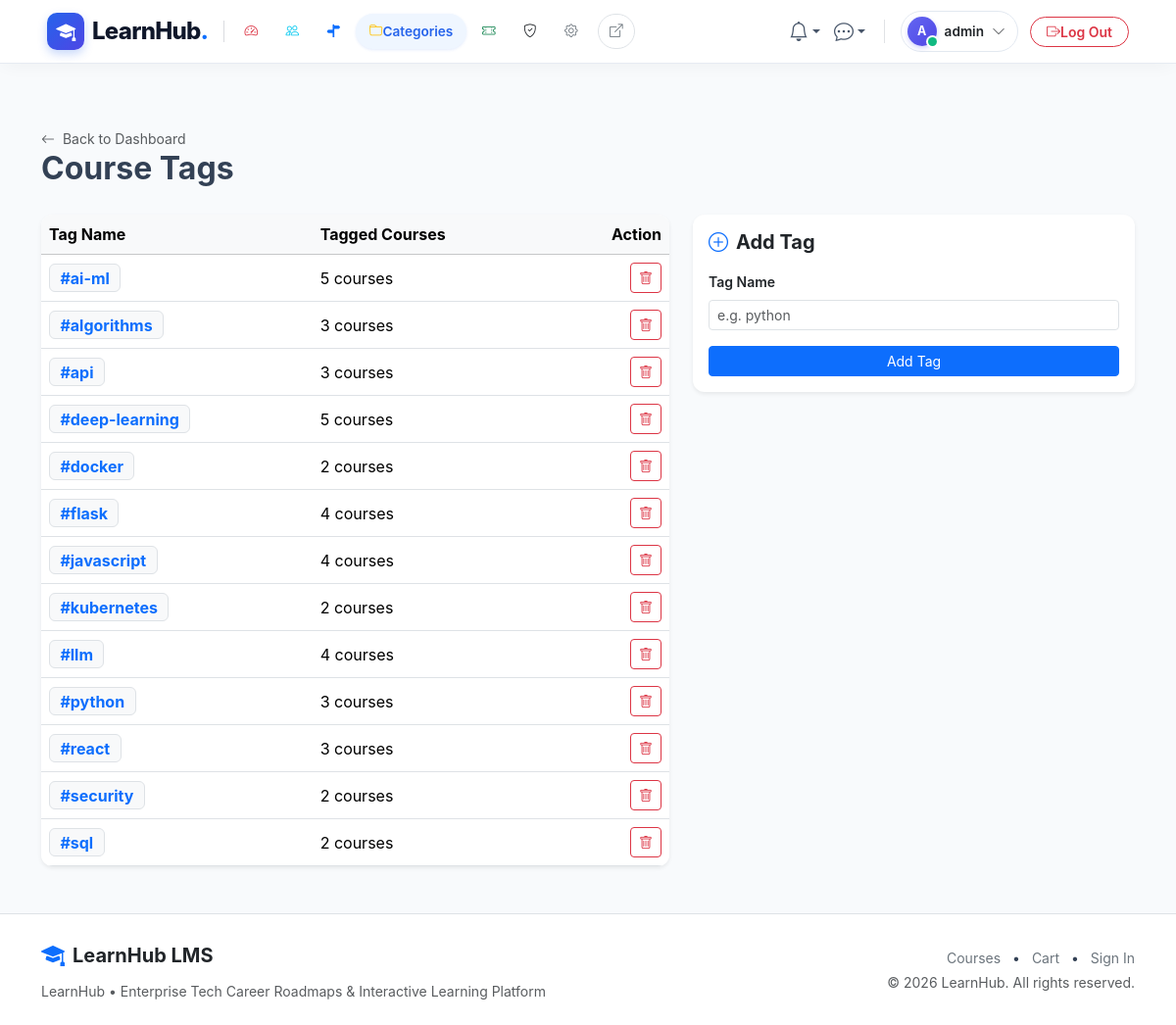
/admin/tags (signed in), run on the app's committed database.
### app/models/users.py (models this page shows, shortened)
class User(UserMixin, db.Model):
    __tablename__ = 'users'
    id = db.Column(db.Integer, primary_key=True)
    email = db.Column(db.String(120), unique=True, nullable=False, index=True)
    username = db.Column(db.String(80), unique=True, nullable=False, index=True)
    password_hash = db.Column(db.String(255), nullable=False)
    role_id = db.Column(db.Integer, db.ForeignKey('roles.id'), nullable=False)
    is_active = db.Column(db.Boolean, default=True, nullable=False)
    last_login = db.Column(db.DateTime, nullable=True)
    created_at = db.Column(db.DateTime, default=utcnow, nullable=False)
    role = db.relationship('Role', back_populates='users', lazy='joined')
    profile = db.relationship('UserProfile', back_populates='user', uselist=False, cascade='all, delete-orphan', lazy='joined')
    notifications = db.relationship('Notification', back_populates='user', cascade='all, delete-orphan', lazy='select', order_by='Notification.created_at.desc()')
    enrollments = db.relationship('Enrollment', back_populates='user', lazy='select')
    orders = db.relationship('Order', back_populates='user', lazy='select')
    course_instructors = db.relationship('CourseInstructor', back_populates='user', lazy='select')
    created_courses = db.relationship('Course', back_populates='creator', foreign_keys='Course.created_by', lazy='select')
    wishlists = db.relationship('Wishlist', back_populates='user', cascade='all, delete-orphan', lazy='select')
    quiz_attempts = db.relationship('QuizAttempt', back_populates='user', lazy='select')
    submissions = db.relationship('Submission', back_populates='user', lazy='select')
    forum_threads = db.relationship('ForumThread', back_populates='author', lazy='select')
    forum_posts = db.relationship('ForumPost', back_populates='author', lazy='select')
    post_likes = db.relationship('PostLike', back_populates='user', cascade='all, delete-orphan', lazy='select')
    sent_messages = db.relationship('Message', back_populates='sender', foreign_keys='Message.sender_id', lazy='select')
    received_messages = db.relationship('Message', back_populates='recipient', foreign_keys='Message.recipient_id', lazy='select')
    user_badges = db.relationship('UserBadge', back_populates='user', cascade='all, delete-orphan', lazy='select')
    reviews = db.relationship('Review', back_populates='user', lazy='select')
    audit_logs = db.relationship('AuditLog', back_populates='user', lazy='select')
    def has_role(self, role_name: str) -> bool:
        return bool(self.role and self.role.name.lower() == role_name.lower())
    @property
    def is_admin(self) -> bool:
        return self.has_role('admin')
    @property
    def is_instructor(self) -> bool:
        return self.has_role('instructor')

### app/models/catalog.py (models this page shows, shortened)
class Tag(db.Model):
    __tablename__ = 'tags'
    id = db.Column(db.Integer, primary_key=True)
    name = db.Column(db.String(50), unique=True, nullable=False, index=True)
    created_at = db.Column(db.DateTime, default=utcnow, nullable=False)
    courses = db.relationship('Course', secondary='course_tags', back_populates='tags', lazy='select')

### app/blueprints/admin/routes.py (the view)
@admin_bp.route('/tags', methods=['GET', 'POST'])
def tags():
    form = TagForm()
    if form.validate_on_submit():
        tag = Tag(name=form.name.data.strip().lower())
        db.session.add(tag)
        db.session.commit()
        flash(f"Tag '#{tag.name}' added.", 'success')
        return redirect(url_for('admin.tags'))
    items = Tag.query.order_by(Tag.name).all()
    return render_template('admin/tags.html', tags=items, form=form)

### app/templates/admin/tags.html (shortened to what this page needs)
{% extends 'base.html' %}
{% block content %}
<div class="container py-4">
  <div class="d-flex justify-content-between align-items-center mb-4">
    <div>
      <a href="{{ url_for('admin.dashboard') }}" class="text-muted small text-decoration-none">
        <i class="bi bi-arrow-left me-1"></i> Back to Dashboard
      </a>
      <h2 class="fw-bold mb-1">Course Tags</h2>
    </div>
  </div>
  <div class="row g-4">
    <div class="col-lg-7">
      <div class="card shadow-sm border-0">
        <div class="table-responsive">
          <table class="table table-hover align-middle mb-0">
            <thead class="table-light">
              <tr>
                <th>Tag Name</th>
                <th>Tagged Courses</th>
                <th class="text-end">Action</th>
              </tr>
            </thead>
            <tbody>
              {% for t in tags %}
                <tr>
                  <td><span class="badge bg-light text-primary border fs-6">#{{ t.name }}</span></td>
                  <td>{{ t.courses|length }} courses</td>
                  <td class="text-end">
                    <form action="{{ url_for('admin.delete_tag', id=t.id) }}" method="POST">
                      <button type="submit" class="btn btn-sm btn-outline-danger"><i class="bi bi-trash"></i></button>
                    </form>
                  </td>
                </tr>
              {% else %}
                <tr><td colspan="3" class="text-center py-3 text-muted">No tags added yet.</td></tr>
              {% endfor %}
            </tbody>
          </table>
        </div>
      </div>
    </div>
    <div class="col-lg-5">
      <div class="card p-3 shadow-sm border-0 sticky-top" style="top: 80px;">
        <h5 class="fw-bold mb-3"><i class="bi bi-plus-circle text-primary me-2"></i>Add Tag</h5>
        <form method="POST">
          <div class="mb-3">
            {{ form.name.label(class="form-label small fw-semibold") }}
            {{ form.name(class="form-control form-control-sm", placeholder="e.g. python") }}
          </div>
          <button type="submit" class="btn btn-primary btn-sm w-100">Add Tag</button>
        </form>
      </div>
    </div>
  </div>
</div>
{% endblock %}

### app/templates/partials/navbar.html (shortened to what this page needs)
{% set is_preview = is_preview if is_preview is defined else (True if (request.args.get('preview') == '1' or session.get('live_preview')) and request.blueprint != 'admin' else False) %}
{% set preview_qs = preview_qs if preview_qs is defined else ('?preview=1' if is_preview else '') %}
{% set is_admin_panel = (request.blueprint == 'admin') %}
{% set is_user_logged_in = current_user.is_authenticated and not (is_preview and not is_admin_panel) %}
{% set is_admin_user = current_user.is_authenticated and current_user.is_admin and not (is_preview and not is_admin_panel) %}
<nav class="navbar navbar-expand-lg navbar-glass sticky-top py-2">
  <div class="container-fluid px-xl-5 px-lg-4 px-3">
    <a class="navbar-brand d-flex align-items-center gap-2 text-decoration-none me-2" href="{{ url_for('admin.dashboard') if (is_admin_panel or is_admin_user) else (url_for('catalog.home') ~ preview_qs) }}">
      <div class="brand-logo-squircle">
        <i class="bi bi-mortarboard-fill"></i>
      </div>
      <span class="fs-4 brand-text leading-none">LearnHub<span class="text-primary">.</span></span>
    </a>
    <div class="offcanvas-lg offcanvas-start flex-grow-1" tabindex="-1" id="navbarOffcanvas" aria-labelledby="navbarOffcanvasLabel">
      <div class="offcanvas-body d-flex flex-column flex-lg-row align-items-lg-center justify-content-between p-3 p-lg-0 w-100">
        <ul class="navbar-nav me-auto mb-2 mb-lg-0 align-items-lg-center gap-1 flex-lg-nowrap d-none d-lg-flex">
          {% if is_admin_panel %}
            {% set is_dash_active = (request.endpoint == 'admin.dashboard') %}
            {% set is_users_active = (request.endpoint and ('user' in request.endpoint or 'role' in request.endpoint)) %}
            {% set is_roadmaps_active = (request.endpoint and 'roadmap' in request.endpoint) %}
            {% set is_cat_active = (request.endpoint and ('categor' in request.endpoint or 'department' in request.endpoint or 'tag' in request.endpoint)) %}
            {% set is_coupons_active = (request.endpoint and 'coupon' in request.endpoint) %}
            {% set is_audit_active = (request.endpoint and 'audit' in request.endpoint) %}
            {% set is_settings_active = (request.endpoint and ('setting' in request.endpoint or 'badge' in request.endpoint)) %}
            <li class="nav-item">
              <a class="nav-link admin-nav-item {% if is_dash_active %}active{% endif %}" href="{{ url_for('admin.dashboard') }}" title="Dashboard">
                <i class="bi bi-speedometer2 text-danger {% if is_dash_active %}me-1.5{% endif %}"></i>
              </a>
            </li>
            <li class="nav-item">
              <a class="nav-link admin-nav-item {% if is_users_active %}active{% endif %}" href="{{ url_for('admin.users_list') }}" title="Users & Roles">
                <i class="bi bi-people text-info {% if is_users_active %}me-1.5{% endif %}"></i>
              </a>
            </li>
            <li class="nav-item">
              <a class="nav-link admin-nav-item {% if is_roadmaps_active %}active{% endif %}" href="{{ url_for('admin.roadmaps') }}" title="Career Roadmaps">
                <i class="bi bi-signpost-split-fill text-primary {% if is_roadmaps_active %}me-1.5{% endif %}"></i>
              </a>
            </li>
            <li class="nav-item">
              <a class="nav-link admin-nav-item {% if is_cat_active %}active{% endif %}" href="{{ url_for('admin.categories') }}" title="Categories & Taxonomy">
                <i class="bi bi-folder text-warning {% if is_cat_active %}me-1.5{% endif %}"></i>
                {% if is_cat_active %}<span>Categories</span>{% endif %}
              </a>
            </li>
            <li class="nav-item">
              <a class="nav-link admin-nav-item {% if is_coupons_active %}active{% endif %}" href="{{ url_for('admin.coupons') }}" title="Promo Coupons">
                <i class="bi bi-ticket-perforated text-success {% if is_coupons_active %}me-1.5{% endif %}"></i>
              </a>
            </li>
            <li class="nav-item">
              <a class="nav-link admin-nav-item {% if is_audit_active %}active{% endif %}" href="{{ url_for('admin.audit_logs') }}" title="Security Audit Logs">
                <i class="bi bi-shield-check text-dark {% if is_audit_active %}me-1.5{% endif %}"></i>
              </a>
            </li>
            <li class="nav-item">
              <a class="nav-link admin-nav-item {% if is_settings_active %}active{% endif %}" href="{{ url_for('admin.settings') }}" title="System Settings">
                <i class="bi bi-gear text-secondary {% if is_settings_active %}me-1.5{% endif %}"></i>
              </a>
            </li>
            <li class="nav-item ms-1">
              <a class="nav-link admin-nav-item text-secondary border" href="{{ url_for('catalog.home', preview=1) }}" target="_blank" title="View Live Website">
                <i class="bi bi-box-arrow-up-right"></i>
              </a>
            </li>
          {% endif %}
        </ul>
        <ul class="navbar-nav ms-auto mb-2 mb-lg-0 align-items-center gap-2 flex-nowrap justify-content-end d-none d-lg-flex">
          {% if is_user_logged_in %}
            <li class="nav-item dropdown">
              <a class="btn-nav-icon position-relative text-decoration-none dropdown-toggle border-0" href="#" id="navNotifDropdown" role="button" data-bs-toggle="dropdown" aria-expanded="false" title="Notifications">
                <i class="bi bi-bell fs-5"></i>
              </a>
            </li>
            <li class="nav-item dropdown">
              <a class="btn-nav-icon position-relative text-decoration-none dropdown-toggle border-0" href="#" id="navMsgDropdown" role="button" data-bs-toggle="dropdown" aria-expanded="false" title="Direct Messages">
                <i class="bi bi-chat-dots fs-5"></i>
              </a>
            </li>
            <li class="nav-item dropdown">
              <a class="user-profile-pill d-flex align-items-center gap-2 text-decoration-none" href="#" role="button" data-bs-toggle="dropdown" aria-expanded="false">
                <div class="position-relative">
                  <div class="avatar-nav-circle">
                    {{ (current_user.username[0]|upper) if current_user.username else 'U' }}
                  </div>
                  <span class="online-dot"></span>
                </div>
                <span class="fw-semibold text-dark user-name-label">{{ current_user.username }}</span>
                <i class="bi bi-chevron-down text-muted small ms-0.5"></i>
              </a>
            </li>
            {% if is_admin_panel or is_admin_user %}
              <li class="nav-item ms-1">
                <form action="{{ url_for('auth.logout') }}" method="POST" class="m-0">
                  <button type="submit" class="btn btn-outline-danger btn-sm rounded-pill px-3 py-1 fw-semibold d-flex align-items-center gap-1.5" title="Sign out of LearnHub">
                    <i class="bi bi-box-arrow-right"></i>
                    <span>Log Out</span>
                  </button>
                </form>
              </li>
            {% endif %}
          {% endif %}
        </ul>
      </div>
    </div>
  </div>
</nav>

### data on the page
User: username "A", username "admin"
Tag: name "ai-ml", courses|length "5"
Tag: name "algorithms", courses|length "3"
Tag: name "api", courses|length "3"
Tag: name "deep-learning", courses|length "5"
Tag: name "docker", courses|length "2"
Tag: name "flask", courses|length "4"
Tag: name "javascript", courses|length "4"
Tag: name "kubernetes", courses|length "2"
Tag: name "llm", courses|length "4"
Tag: name "python", courses|length "3"
Tag: name "react", courses|length "3"
Tag: name "security", courses|length "2"
Tag: name "sql", courses|length "2"
